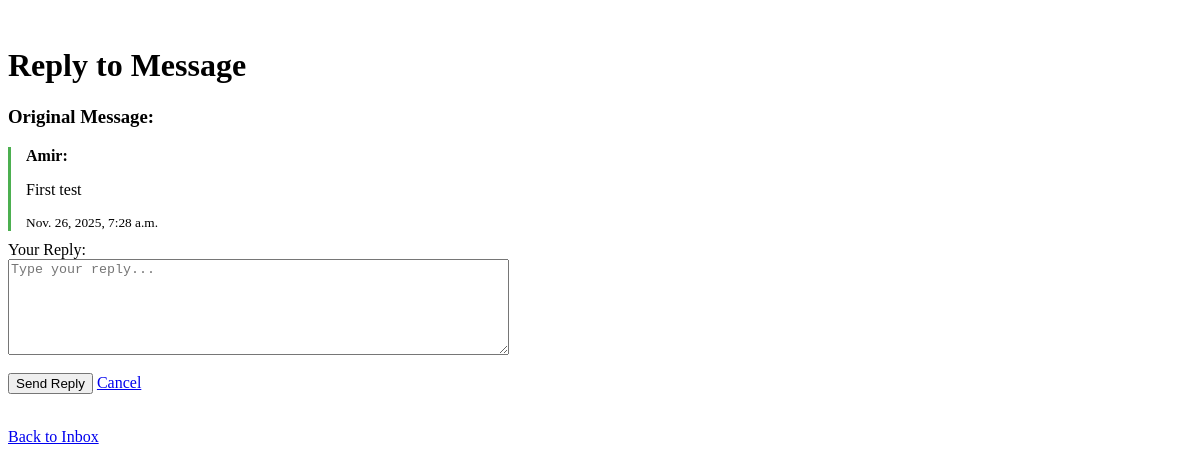
/messaging/message/1/reply/ (signed in), run on an earlier commit of the app's database.
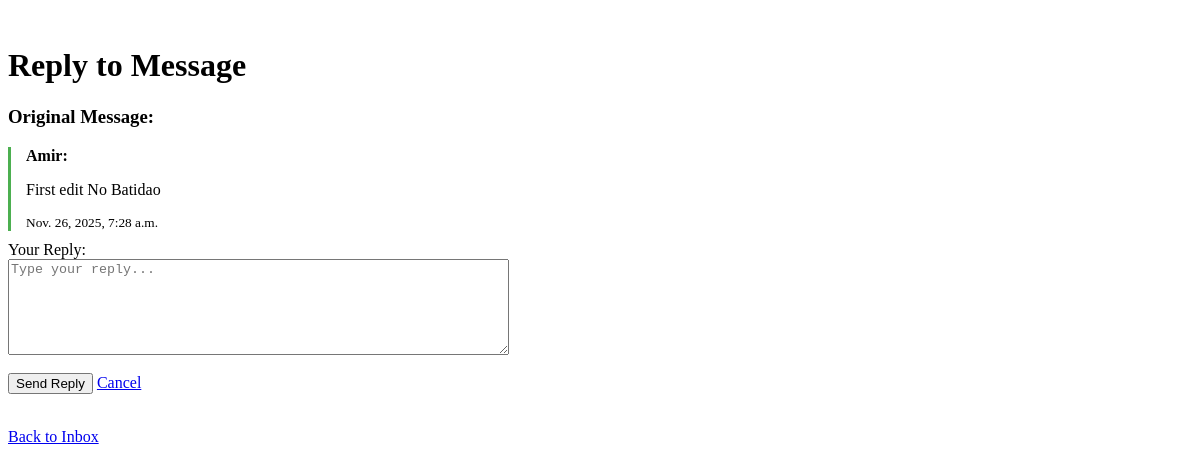
And on a later commit of the database.
### messaging/models.py (models this page shows, shortened)
class Message(models.Model):
    sender = models.ForeignKey(User, on_delete=models.SET_NULL, null=True, blank=True, related_name='sent_messages')
    receiver = models.ForeignKey(User, on_delete=models.SET_NULL, null=True, blank=True, related_name='received_messages')
    content = models.TextField()
    timestamp = models.DateTimeField(default=timezone.now)
    read = models.BooleanField(default=False)
    edited = models.BooleanField(default=False)
    last_edited = models.DateTimeField(null=True, blank=True)
    parent_message = models.ForeignKey(
        'self',
        on_delete=models.CASCADE,
        null=True,
        blank=True,
        related_name='replies'
    )
    objects = models.Manager()
    unread = UnreadMessagesManager()
    class Meta:
        ordering = ['-timestamp']
        indexes = [
            models.Index(fields=['parent_message', 'timestamp']),
            models.Index(fields=['sender', 'receiver', 'timestamp']),
            models.Index(fields=['receiver', 'read']),
        ]

### messaging/views.py (the view, shortened to what this page needs)
# urls.py: path('message/<int:message_id>/reply/', views.reply_to_message, name='reply_to_message'),
@login_required
def reply_to_message(request, message_id):
    parent_message = get_object_or_404(Message, id=message_id)
    if parent_message.sender != request.user and parent_message.receiver != request.user:
        return redirect('inbox')
    return render(request, 'messaging/reply_message.html', {
        'parent_message': parent_message,
    })

### messaging/templates/messaging/reply_message.html (shortened to what this page needs)
﻿<!DOCTYPE html>
<html>
  <head>
  </head>
  <body>
    <h1>Reply to Message</h1>
    <div class="original-message">
      <h3>Original Message:</h3>
      <div
        style="
          border-left: 3px solid #4caf50;
          padding-left: 15px;
          margin: 10px 0;
        "
      >
        <strong>{{ parent_message.sender.username }}:</strong>
        <p>{{ parent_message.content }}</p>
        <small>{{ parent_message.timestamp }}</small>
      </div>
    </div>
    <form method="post">
      <div>
        <label for="content">Your Reply:</label><br />
        <textarea
          id="content"
          name="content"
          rows="6"
          cols="60"
          placeholder="Type your reply..."
          required
        ></textarea>
      </div>
      <br />
      <button type="submit">Send Reply</button>
      <a href="{% url 'threaded_conversation' parent_message.id %}">Cancel</a>
    </form>
    <br />
    <a href="{% url 'inbox' %}">Back to Inbox</a>
  </body>
</html>

What changed in the data, as far as the page shows it:
changed Message "Amir": content "First test" → "First edit No Batidao"
